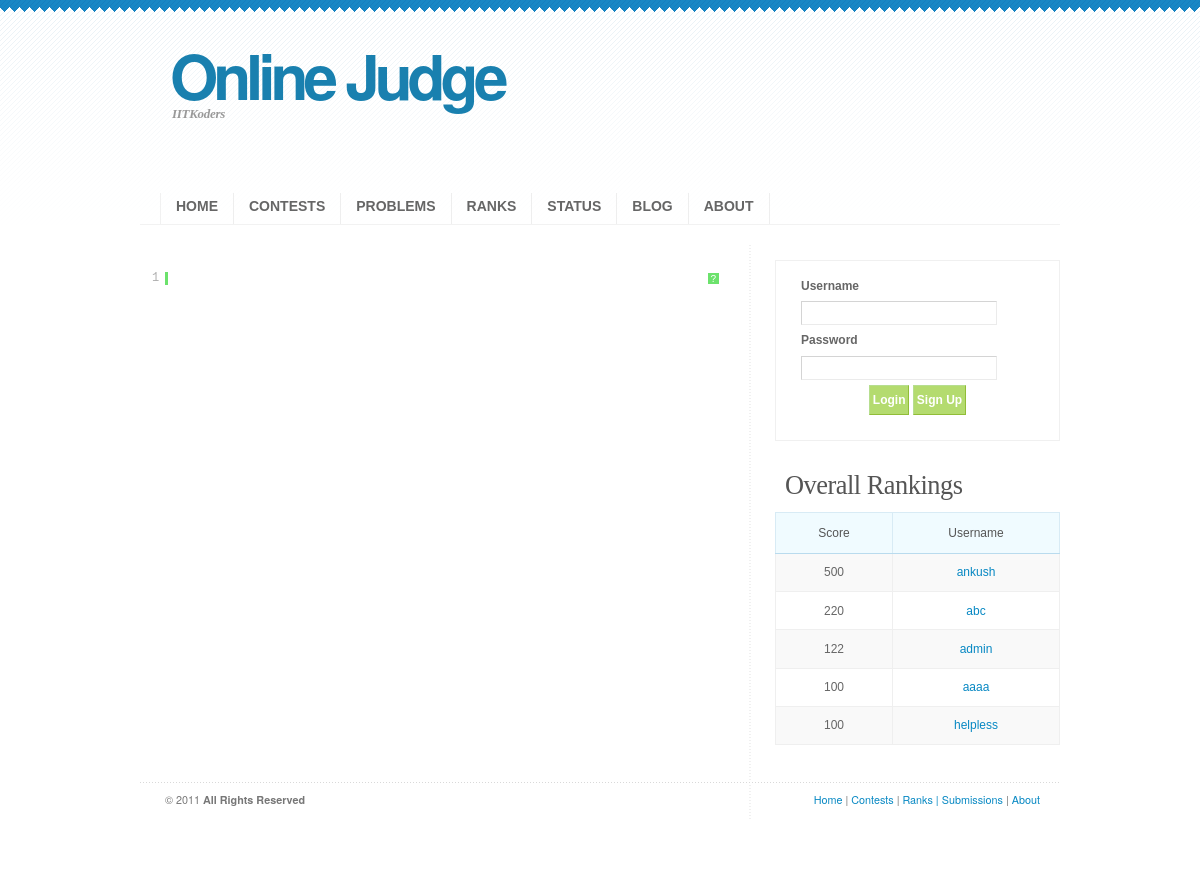
Page /view.php?submID=298 on the committed database.
### tables this page shows
CREATE TABLE IF NOT EXISTS `users` (
  `userID` int(11) NOT NULL AUTO_INCREMENT,
  `username` varchar(50) NOT NULL,
  `password` varchar(50) NOT NULL,
  `firstname` varchar(50) DEFAULT NULL,
  `lastname` varchar(50) DEFAULT NULL,
  `college` varchar(50) DEFAULT NULL,
  `email` varchar(50) NOT NULL,
  `rank` int(11) DEFAULT '0',
  `score` int(11) DEFAULT '0',
  `penalty` int(11) NOT NULL DEFAULT '0',
  PRIMARY KEY (`userID`),
  UNIQUE KEY `username` (`username`)
);

### view.php (the view, shortened to what this page needs)
<!DOCTYPE html PUBLIC "-//W3C//DTD XHTML 1.0 Strict//EN" "http://www.w3.org/TR/xhtml1/DTD/xhtml1-strict.dtd">
<html xmlns="http://www.w3.org/1999/xhtml" xml:lang="en" lang="en">
<head>
<link type="text/css" rel="stylesheet" href="syn_styles/shCore.css"/>
<link rel="stylesheet" type="text/css" media="screen" href="css/screen.css" />
</head>
<body>
<div id="wrap">
<?php include('header.php'); ?>
<div id="content-outer" class="clear">
<div id="left">
<div class="entry" style="display:inline;">
</div>
</div>
<?php include("sidebar.php"); ?>
<?php include("footer.php"); ?>
</body>
</html>

### sidebar.php (shortened to what this page needs)
<div id="right">
<div class="sidemenu">
<?php
if($_SESSION['isloggedin']){
	echo "<div class='entry'><p align='center'><b>Welcome, ".$_SESSION['username']."</b></p>";
	echo "<p align='center' ><a href='profile.php'>My profile</a></p>";
	echo "<p align='center' ><a href='account.php'>Account Settings</a></p>";
	echo "<p align='center' ><a href='logout.php'>Sign Out</a></p>";
	if(!strcmp($_SESSION['username'],'admin'))echo "<p align='center' ><a href='create_contest.php'>Add Contest</a></p></div>";
}
else{
	echo'
		<form style="position: relative; margin-left: 0px; margin-right: 0px;  background-color: #FFFFFF;" value="refresh page" method="post">
		<label>Username<br/></label>
		<input name="username" size="30%" type="text" /><br/>
		<label>Password<br/></label>
		<input name="password" size="30%" type="password" /></br>
		<div align="center"><input id="loginbutton" class="button" type="submit" name="login" value="Login" />
		<input id="loginbutton" class="button" type="submit" name="signup" value="Sign Up" /></div>
		</form>
		';
};
?>
</div>
<h3>Overall Rankings</h3>
<table border="1" width="100%" >
<tr>
<th>Score</th><th>Username</th>
</tr>
<?php
$query = "select username,score from `users` order by score DESC limit 5 ";
$logged = mysql_query($query);
for($i=0;$logg = mysql_fetch_array($logged);$i++){
	echo "
		<tr ".($i%2==0?"class= 'altrow'":"").">
		<td > ".$logg['score']."</td>	<td ><a href='profile.php?username=".$logg['username']."'>".$logg['username']."</a></td>
		</tr>";
}
?>
</table>
</div>

### css/FreshPick.css (style rules this page uses)
body { font: 12px/170% 'Lucida Grande', 'Lucida Sans Unicode', Geneva, Verdana, Sans-Serif; color: #666666; margin: 0; padding: 0; background: #FFF url(../images/bg.gif) repeat-x ; text-align: center; }
a:link, a:visited { text-decoration: none; color: #0788C3; }
h1, h2, h3, h4 { font: bold 1em/1.5em Georgia, 'Times New Roman', Times, serif; color: #555; margin: 10px 20px 7px 20px; }
h3 { font-size: 2.2em; font-weight: normal; letter-spacing: -0.5px; padding-top: 15px; }
table { border-collapse: collapse; margin: 5px 0px; }
tr { background: #FFF; }
tr.altrow { background: #F9F9F9; }
th, td { text-align: center; border-width: 1px; border-style: solid; }
th { color: #555; background: #F0FBFF; padding: .8em 1em; border-color: #D8EBF5 #D8EBF5 #B9DBEE #D8EBF5; }
td { border-color: #EFEFEF; padding: .7em 1em; }
form { margin: 10px 20px; padding: 15px 25px 25px 25px; border: 1px solid #F0F0F0; background: #F8F8F8; }
label { font-weight: bold; color: #666666; }
input, select, textarea { margin: 5px 0; padding: 5px; color: #6A6969; border-width: 1px; border-style: solid; border-color: #D4D4D4 #EBEBEB #EBEBEB #D4D4D4; font: 11px 'Lucida Grande', Verdana, Helvetica, sans-serif; }
input.button { font: bold 12px Arial, Sans-serif; height: 30px; margin: 0; padding: 2px 3px; color: #FFF; background:#B4DB6F; border-width: 1px; border-style: solid; border-color: #B6DE8F #91BD37 #91BD37 #B6DE8F; }
#wrap { width: 920px; margin: 0 auto; text-align: left; }
#content-outer { clear: both; float: left; width: 920px; margin: 0; padding: 0; background: transparent url(../images/hor-line.gif) repeat-y center 0; }
#left { width: 580px; float: left; padding-top: 15px; }
#right { width: 285px; float: right; padding-top: 5px; }
#right h3 { margin-left: 10px; }
#left .entry { background: url(../images/dotted-lines.gif) repeat-x left bottom; padding-bottom: 15px; }
.clear { display:inline-block; }
.clear:after { display:block; visibility:hidden; clear:both; height:0; content: "."; }

### rows in the picture
users: score "500", username "ankush"
users: score "220", username "abc"
users: score "122", username "admin"
users: score "100", username "aaaa"
users: score "100", username "helpless"
